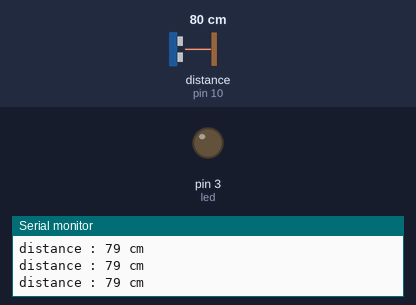
This sketch was run on a simulated Arduino Uno, built with avr-gcc and run on an emulated ATmega328P. On the bench: output pins drawn as LEDs (lit = HIGH), the last lines printed to the serial monitor. Wiring (inferred from the names in the program): ultrasonic range finder: trigger pin 9; echo pin 10. The test bench sets the inputs (shaded band); at power-on: distance to the obstacle (sensor on pin 10) 80 cm. The echo pulse lasts 58.3 µs per cm; pins used as bus, display or sensor lines are not drawn.

Above: at 1.2 s.
1.3 s: distance to the obstacle (sensor on pin 10) set to 18 cm
At 2.2 s:
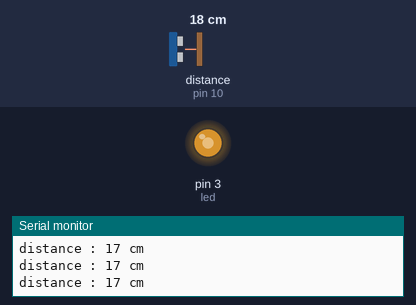
2.8 s: distance to the obstacle (sensor on pin 10) set to 2 cm
At 3.2 s:
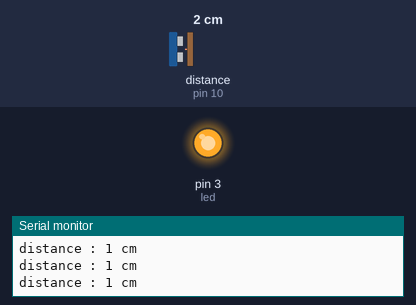
4.3 s: distance to the obstacle (sensor on pin 10) set to 35 cm
At 5.6 s:
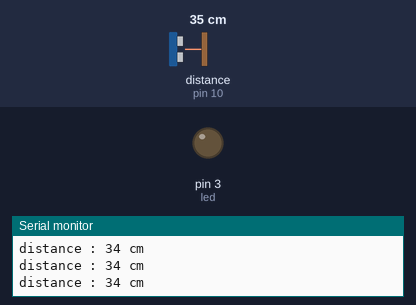
7.3 s: distance to the obstacle (sensor on pin 10) set to 27 cm
At 8.4 s:
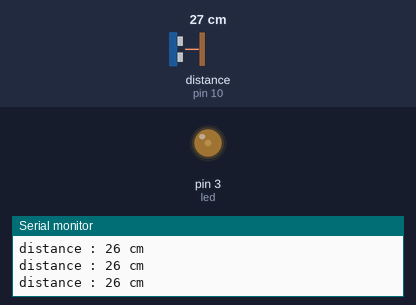
8.8 s: distance to the obstacle (sensor on pin 10) set to 120 cm
At 9.5 s:
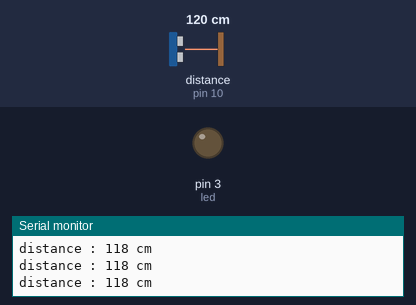
Timing chart, 0 to 11.8 s (numbered marks = the images above; inputs shaded):
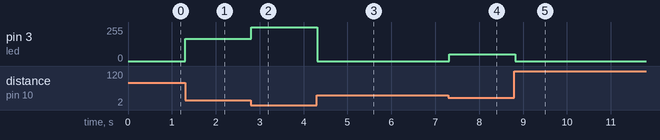

The sketch:

Rear_gear_sensor_with_LED_.ino
```cpp
/*
     Ultrasonic Sensor HC-SR05/4 and Arduino
      by Hanie Kiani
   https://electropeak.com/learn
*/
long duration;
int distance;
const int trig = 9;
const int echo = 10;
int led = 3;


void setup() {
  pinMode(trig, OUTPUT);
  pinMode(echo, INPUT);
  Serial.begin(9600);
}

void loop() {
  int distance = calculateDistance();

  if (distance < 10) {
    digitalWrite(led, HIGH);
  }
  else if (distance > 30) {
    digitalWrite(led, LOW);
  }
  else {
    int range = map(distance, 10, 30, 255, 0);
    analogWrite(led, range);
  }

    Serial.print ("distance : ");
    Serial.print(distance);
    Serial.println(" cm");
  }

  int calculateDistance() {
    digitalWrite(trig, LOW);
    delayMicroseconds(2);
    digitalWrite(trig, HIGH);
    delayMicroseconds(10);
    digitalWrite(trig, LOW);
    duration = pulseIn(echo, HIGH);
    distance = (duration * 0.034 / 2);
    return distance;
  }
```

Measured:
- the behaviour switches between 31 and 30 cm on distance to the obstacle (sensor on pin 10) (found by bisection; images 3 and 4)
- after the input at 1.3 s, pin 3 (led): 0/255 → 166/255 at once
- after the input at 2.8 s, pin 3 (led): 166/255 → 255/255 at once
- after the input at 4.3 s, pin 3 (led): 255/255 → 0/255 at once
- after the input at 7.3 s, pin 3 (led): 0/255 → 51/255 at once
- after the input at 8.8 s, pin 3 (led): 51/255 → 0/255 at once
